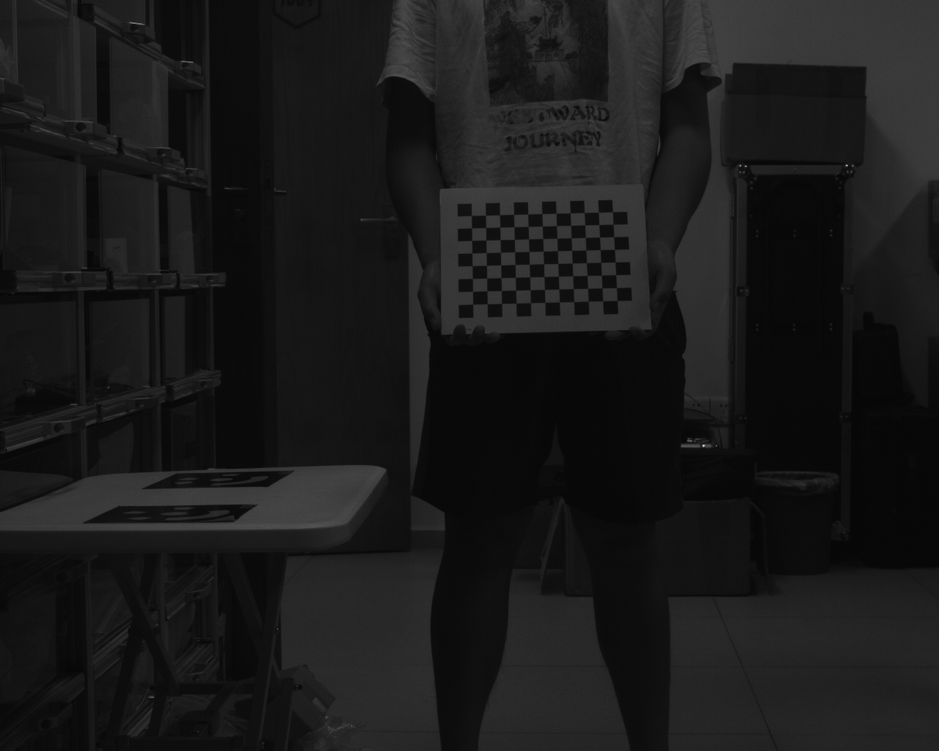
#> input picture limg/1.bmp, 939 x 751 px, shrunk from 1280 x 1024 before the run
$ python -i drawMatchPointsLine.py   (imports and definitions only)
#> lines starting #> are read from the running program, lines starting #| are printed output that depends on the picture
import numpy as np
import cv2 as cv
from matplotlib import pyplot as plt
from copy import deepcopy


def hisEqulColor(img):
    ycrcb = cv.cvtColor(img, cv.COLOR_BGR2YCR_CB)
    channels = cv.split(ycrcb)
    cv.equalizeHist(channels[0], channels[0])
    cv.merge(channels, ycrcb)
    cv.cvtColor(ycrcb, cv.COLOR_YCR_CB2BGR, img)
    return img


# [60 lines left out: function GetPolePoints, not called in this run]

>>> import cv2
>>> picture = cv2.imread('limg/1.bmp')
#> picture is the input picture: shape (751, 939, 3); min 6, max 238, mean 26
>>> result = hisEqulColor(picture)
#> in hisEqulColor, `ycrcb = cv.cvtColor(img, cv.COLOR_BGR2YCR_CB)`: ycrcb: shape (751, 939, 3); mean of channels 0, 1, 2 26, 128, 128
#> in hisEqulColor, `cv.cvtColor(ycrcb, cv.COLOR_YCR_CB2BGR, img)`: ycrcb: shape (751, 939, 3); mean of channels 0, 1, 2 130.8, 128, 128
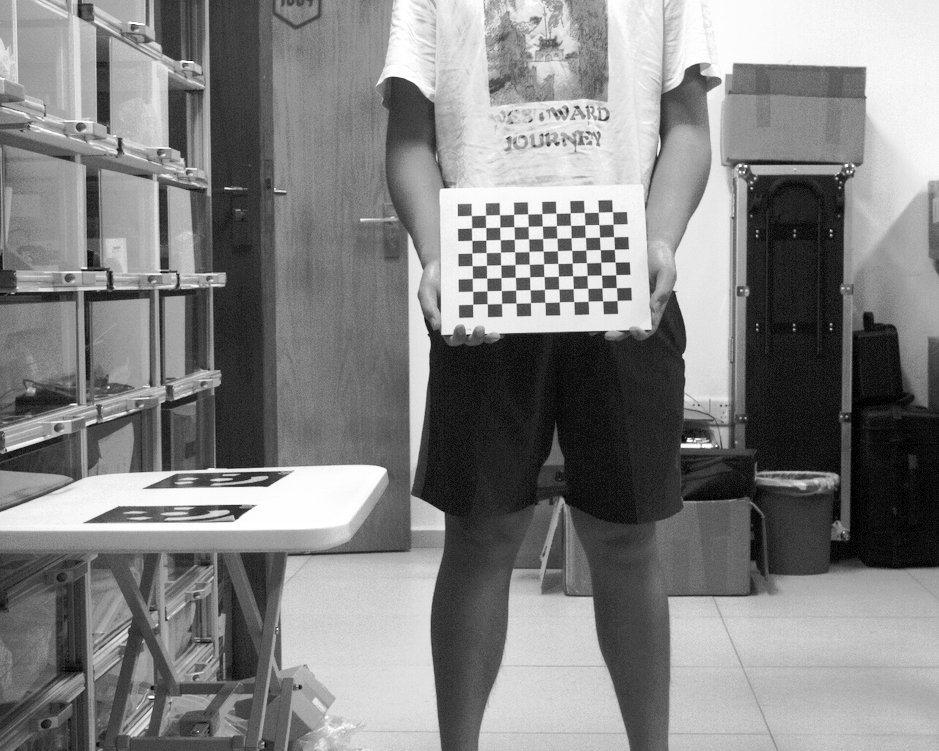
#> result: shape (751, 939, 3); min 0, max 255, mean 130.8

$ run again, on limg/11.bmp
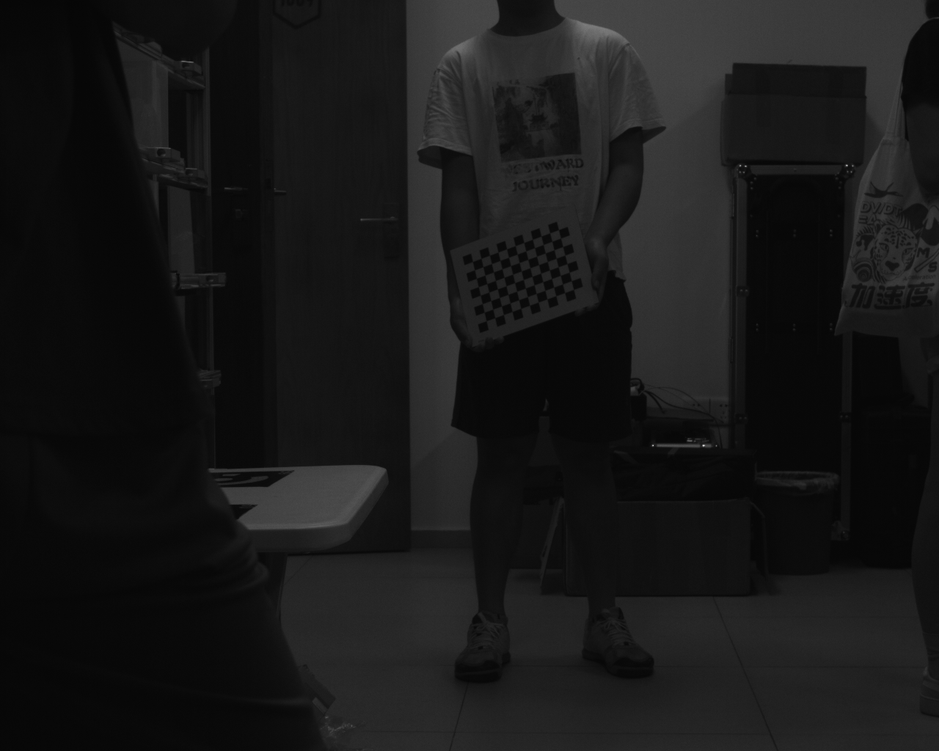
#> input picture limg/11.bmp, 939 x 751 px, shrunk from 1280 x 1024 before the run
#> picture is the input picture: shape (751, 939, 3); min 6, max 234, mean 24.2
#> `result = hisEqulColor(picture)`:
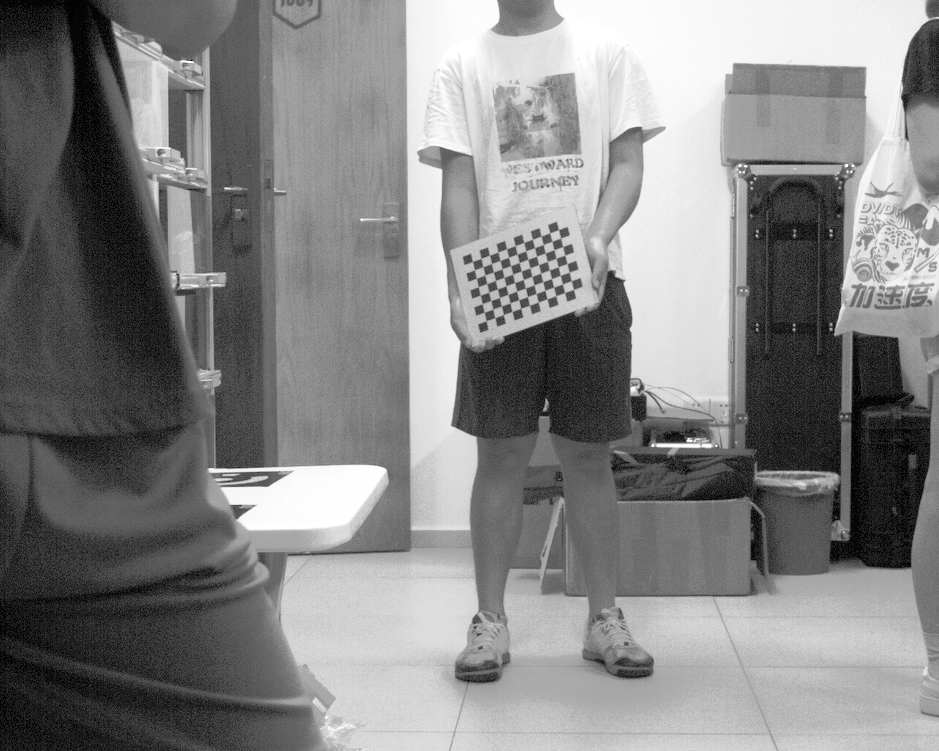
#> result: shape (751, 939, 3); min 0, max 255, mean 132.1

$ run again, on limg/2.bmp
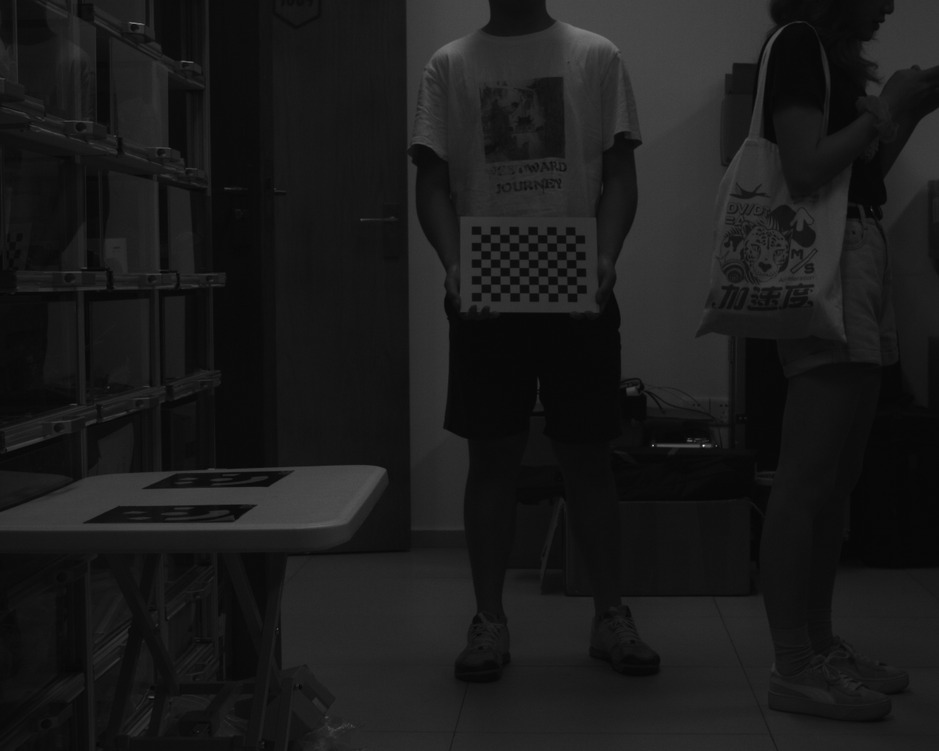
#> input picture limg/2.bmp, 939 x 751 px, shrunk from 1280 x 1024 before the run
#> picture is the input picture: shape (751, 939, 3); min 6, max 239, mean 26.8
#> `result = hisEqulColor(picture)`:
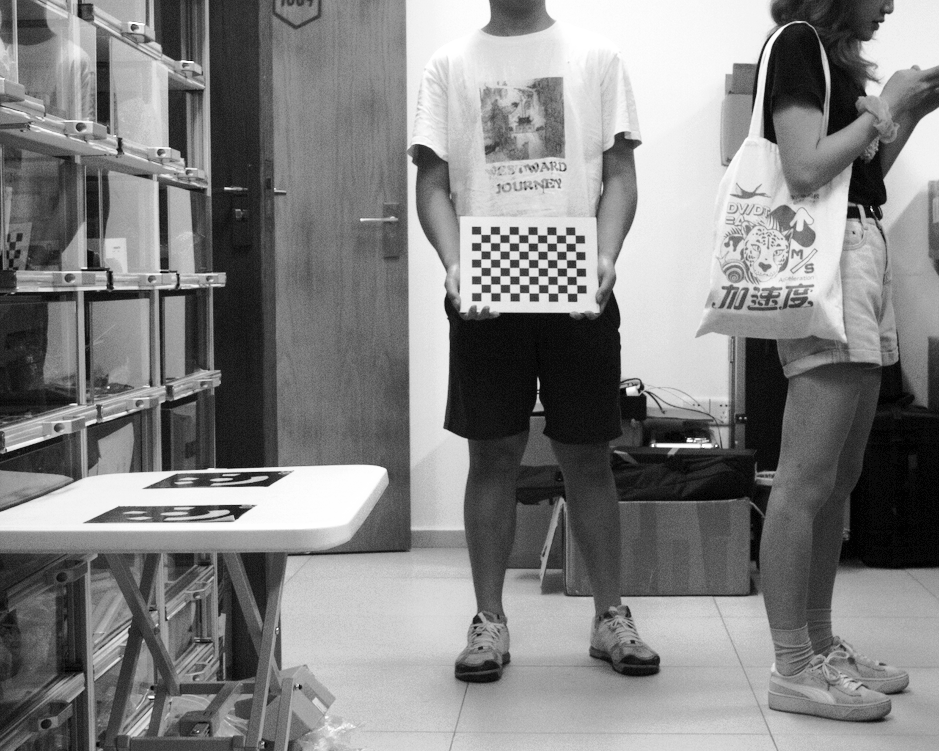
#> result: shape (751, 939, 3); min 0, max 255, mean 130.5
